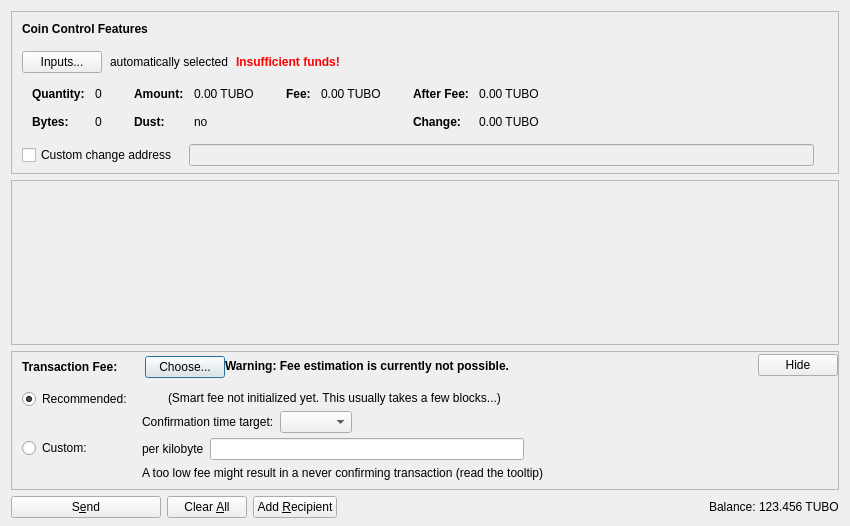
<?xml version="1.0" encoding="UTF-8"?>
<ui version="4.0">
 <class>SendCoinsDialog</class>
 <widget class="QDialog" name="SendCoinsDialog">
  <property name="geometry">
   <rect>
    <x>0</x>
    <y>0</y>
    <width>850</width>
    <height>526</height>
   </rect>
  </property>
  <property name="windowTitle">
   <string>Send Coins</string>
  </property>
  <layout class="QVBoxLayout" name="verticalLayout" stretch="0,1,0,0">
   <property name="bottomMargin">
    <number>8</number>
   </property>
   <item>
    <widget class="QFrame" name="frameCoinControl">
     <property name="sizePolicy">
      <sizepolicy hsizetype="Expanding" vsizetype="Expanding">
       <horstretch>0</horstretch>
       <verstretch>0</verstretch>
      </sizepolicy>
     </property>
     <property name="maximumSize">
      <size>
       <width>16777215</width>
       <height>16777215</height>
      </size>
     </property>
     <property name="frameShape">
      <enum>QFrame::StyledPanel</enum>
     </property>
     <property name="frameShadow">
      <enum>QFrame::Sunken</enum>
     </property>
     <layout class="QVBoxLayout" name="verticalLayoutCoinControl2">
      <property name="spacing">
       <number>0</number>
      </property>
      <property name="leftMargin">
       <number>0</number>
      </property>
      <property name="topMargin">
       <number>0</number>
      </property>
      <property name="rightMargin">
       <number>0</number>
      </property>
      <property name="bottomMargin">
       <number>6</number>
      </property>
      <item>
       <layout class="QVBoxLayout" name="verticalLayoutCoinControl" stretch="0,0,0,0,1">
        <property name="spacing">
         <number>0</number>
        </property>
        <property name="leftMargin">
         <number>10</number>
        </property>
        <property name="topMargin">
         <number>10</number>
        </property>
        <item>
         <layout class="QHBoxLayout" name="horizontalLayoutCoinControl1">
          <property name="bottomMargin">
           <number>15</number>
          </property>
          <item>
           <widget class="QLabel" name="labelCoinControlFeatures">
            <property name="sizePolicy">
             <sizepolicy hsizetype="Preferred" vsizetype="Maximum">
              <horstretch>0</horstretch>
              <verstretch>0</verstretch>
             </sizepolicy>
            </property>
            <property name="font">
             <font>
              <weight>75</weight>
              <bold>true</bold>
             </font>
            </property>
            <property name="styleSheet">
             <string notr="true">font-weight:bold;</string>
            </property>
            <property name="text">
             <string>Coin Control Features</string>
            </property>
           </widget>
          </item>
         </layout>
        </item>
        <item>
         <layout class="QHBoxLayout" name="horizontalLayoutCoinControl2" stretch="0,0,0,0">
          <property name="spacing">
           <number>8</number>
          </property>
          <property name="bottomMargin">
           <number>10</number>
          </property>
          <item>
           <widget class="QPushButton" name="pushButtonCoinControl">
            <property name="styleSheet">
             <string notr="true"/>
            </property>
            <property name="text">
             <string>Inputs...</string>
            </property>
            <property name="autoDefault">
             <bool>false</bool>
            </property>
           </widget>
          </item>
          <item>
           <widget class="QLabel" name="labelCoinControlAutomaticallySelected">
            <property name="text">
             <string>automatically selected</string>
            </property>
            <property name="margin">
             <number>5</number>
            </property>
           </widget>
          </item>
          <item>
           <widget class="QLabel" name="labelCoinControlInsuffFunds">
            <property name="font">
             <font>
              <weight>75</weight>
              <bold>true</bold>
             </font>
            </property>
            <property name="styleSheet">
             <string notr="true">color:red;font-weight:bold;</string>
            </property>
            <property name="text">
             <string>Insufficient funds!</string>
            </property>
            <property name="margin">
             <number>5</number>
            </property>
           </widget>
          </item>
          <item>
           <spacer name="horizontalSpacerCoinControl">
            <property name="orientation">
             <enum>Qt::Horizontal</enum>
            </property>
            <property name="sizeHint" stdset="0">
             <size>
              <width>40</width>
              <height>1</height>
             </size>
            </property>
           </spacer>
          </item>
         </layout>
        </item>
        <item>
         <widget class="QWidget" name="widgetCoinControl" native="true">
          <property name="sizePolicy">
           <sizepolicy hsizetype="Preferred" vsizetype="Preferred">
            <horstretch>0</horstretch>
            <verstretch>0</verstretch>
           </sizepolicy>
          </property>
          <property name="minimumSize">
           <size>
            <width>0</width>
            <height>0</height>
           </size>
          </property>
          <property name="styleSheet">
           <string notr="true"/>
          </property>
          <layout class="QHBoxLayout" name="horizontalLayoutCoinControl5">
           <property name="leftMargin">
            <number>0</number>
           </property>
           <property name="topMargin">
            <number>0</number>
           </property>
           <property name="rightMargin">
            <number>0</number>
           </property>
           <property name="bottomMargin">
            <number>0</number>
           </property>
           <item>
            <layout class="QHBoxLayout" name="horizontalLayoutCoinControl3" stretch="0,0,0,1">
             <property name="spacing">
              <number>20</number>
             </property>
             <property name="topMargin">
              <number>0</number>
             </property>
             <property name="bottomMargin">
              <number>10</number>
             </property>
             <item>
              <layout class="QFormLayout" name="formLayoutCoinControl1">
               <property name="horizontalSpacing">
                <number>10</number>
               </property>
               <property name="verticalSpacing">
                <number>14</number>
               </property>
               <property name="leftMargin">
                <number>10</number>
               </property>
               <property name="topMargin">
                <number>4</number>
               </property>
               <property name="rightMargin">
                <number>6</number>
               </property>
               <item row="0" column="0">
                <widget class="QLabel" name="labelCoinControlQuantityText">
                 <property name="font">
                  <font>
                   <weight>75</weight>
                   <bold>true</bold>
                  </font>
                 </property>
                 <property name="text">
                  <string>Quantity:</string>
                 </property>
                 <property name="margin">
                  <number>0</number>
                 </property>
                </widget>
               </item>
               <item row="0" column="1">
                <widget class="QLabel" name="labelCoinControlQuantity">
                 <property name="cursor">
                  <cursorShape>IBeamCursor</cursorShape>
                 </property>
                 <property name="contextMenuPolicy">
                  <enum>Qt::ActionsContextMenu</enum>
                 </property>
                 <property name="text">
                  <string notr="true">0</string>
                 </property>
                 <property name="margin">
                  <number>0</number>
                 </property>
                 <property name="textInteractionFlags">
                  <set>Qt::LinksAccessibleByMouse|Qt::TextSelectableByKeyboard|Qt::TextSelectableByMouse</set>
                 </property>
                </widget>
               </item>
               <item row="1" column="0">
                <widget class="QLabel" name="labelCoinControlBytesText">
                 <property name="font">
                  <font>
                   <weight>75</weight>
                   <bold>true</bold>
                  </font>
                 </property>
                 <property name="text">
                  <string>Bytes:</string>
                 </property>
                </widget>
               </item>
               <item row="1" column="1">
                <widget class="QLabel" name="labelCoinControlBytes">
                 <property name="cursor">
                  <cursorShape>IBeamCursor</cursorShape>
                 </property>
                 <property name="contextMenuPolicy">
                  <enum>Qt::ActionsContextMenu</enum>
                 </property>
                 <property name="text">
                  <string notr="true">0</string>
                 </property>
                 <property name="textInteractionFlags">
                  <set>Qt::LinksAccessibleByMouse|Qt::TextSelectableByKeyboard|Qt::TextSelectableByMouse</set>
                 </property>
                </widget>
               </item>
              </layout>
             </item>
             <item>
              <layout class="QFormLayout" name="formLayoutCoinControl2">
               <property name="horizontalSpacing">
                <number>10</number>
               </property>
               <property name="verticalSpacing">
                <number>14</number>
               </property>
               <property name="leftMargin">
                <number>6</number>
               </property>
               <property name="topMargin">
                <number>4</number>
               </property>
               <property name="rightMargin">
                <number>6</number>
               </property>
               <item row="0" column="0">
                <widget class="QLabel" name="labelCoinControlAmountText">
                 <property name="font">
                  <font>
                   <weight>75</weight>
                   <bold>true</bold>
                  </font>
                 </property>
                 <property name="text">
                  <string>Amount:</string>
                 </property>
                 <property name="margin">
                  <number>0</number>
                 </property>
                </widget>
               </item>
               <item row="0" column="1">
                <widget class="QLabel" name="labelCoinControlAmount">
                 <property name="cursor">
                  <cursorShape>IBeamCursor</cursorShape>
                 </property>
                 <property name="contextMenuPolicy">
                  <enum>Qt::ActionsContextMenu</enum>
                 </property>
                 <property name="text">
                  <string notr="true">0.00 TUBO</string>
                 </property>
                 <property name="textInteractionFlags">
                  <set>Qt::LinksAccessibleByMouse|Qt::TextSelectableByKeyboard|Qt::TextSelectableByMouse</set>
                 </property>
                </widget>
               </item>
               <item row="1" column="0">
                <widget class="QLabel" name="labelCoinControlLowOutputText">
                 <property name="font">
                  <font>
                   <weight>75</weight>
                   <bold>true</bold>
                  </font>
                 </property>
                 <property name="text">
                  <string>Dust:</string>
                 </property>
                </widget>
               </item>
               <item row="1" column="1">
                <widget class="QLabel" name="labelCoinControlLowOutput">
                 <property name="cursor">
                  <cursorShape>IBeamCursor</cursorShape>
                 </property>
                 <property name="contextMenuPolicy">
                  <enum>Qt::ActionsContextMenu</enum>
                 </property>
                 <property name="text">
                  <string notr="true">no</string>
                 </property>
                 <property name="textInteractionFlags">
                  <set>Qt::LinksAccessibleByMouse|Qt::TextSelectableByKeyboard|Qt::TextSelectableByMouse</set>
                 </property>
                </widget>
               </item>
              </layout>
             </item>
             <item>
              <layout class="QFormLayout" name="formLayoutCoinControl3">
               <property name="horizontalSpacing">
                <number>10</number>
               </property>
               <property name="verticalSpacing">
                <number>14</number>
               </property>
               <property name="leftMargin">
                <number>6</number>
               </property>
               <property name="topMargin">
                <number>4</number>
               </property>
               <property name="rightMargin">
                <number>6</number>
               </property>
               <item row="0" column="0">
                <widget class="QLabel" name="labelCoinControlFeeText">
                 <property name="font">
                  <font>
                   <weight>75</weight>
                   <bold>true</bold>
                  </font>
                 </property>
                 <property name="text">
                  <string>Fee:</string>
                 </property>
                 <property name="margin">
                  <number>0</number>
                 </property>
                </widget>
               </item>
               <item row="0" column="1">
                <widget class="QLabel" name="labelCoinControlFee">
                 <property name="cursor">
                  <cursorShape>IBeamCursor</cursorShape>
                 </property>
                 <property name="contextMenuPolicy">
                  <enum>Qt::ActionsContextMenu</enum>
                 </property>
                 <property name="text">
                  <string notr="true">0.00 TUBO</string>
                 </property>
                 <property name="textInteractionFlags">
                  <set>Qt::LinksAccessibleByMouse|Qt::TextSelectableByKeyboard|Qt::TextSelectableByMouse</set>
                 </property>
                </widget>
               </item>
              </layout>
             </item>
             <item>
              <layout class="QFormLayout" name="formLayoutCoinControl4">
               <property name="horizontalSpacing">
                <number>10</number>
               </property>
               <property name="verticalSpacing">
                <number>14</number>
               </property>
               <property name="leftMargin">
                <number>6</number>
               </property>
               <property name="topMargin">
                <number>4</number>
               </property>
               <property name="rightMargin">
                <number>6</number>
               </property>
               <item row="0" column="0">
                <widget class="QLabel" name="labelCoinControlAfterFeeText">
                 <property name="font">
                  <font>
                   <weight>75</weight>
                   <bold>true</bold>
                  </font>
                 </property>
                 <property name="text">
                  <string>After Fee:</string>
                 </property>
                 <property name="margin">
                  <number>0</number>
                 </property>
                </widget>
               </item>
               <item row="0" column="1">
                <widget class="QLabel" name="labelCoinControlAfterFee">
                 <property name="cursor">
                  <cursorShape>IBeamCursor</cursorShape>
                 </property>
                 <property name="contextMenuPolicy">
                  <enum>Qt::ActionsContextMenu</enum>
                 </property>
                 <property name="text">
                  <string notr="true">0.00 TUBO</string>
                 </property>
                 <property name="textInteractionFlags">
                  <set>Qt::LinksAccessibleByMouse|Qt::TextSelectableByKeyboard|Qt::TextSelectableByMouse</set>
                 </property>
                </widget>
               </item>
               <item row="1" column="0">
                <widget class="QLabel" name="labelCoinControlChangeText">
                 <property name="font">
                  <font>
                   <weight>75</weight>
                   <bold>true</bold>
                  </font>
                 </property>
                 <property name="text">
                  <string>Change:</string>
                 </property>
                </widget>
               </item>
               <item row="1" column="1">
                <widget class="QLabel" name="labelCoinControlChange">
                 <property name="cursor">
                  <cursorShape>IBeamCursor</cursorShape>
                 </property>
                 <property name="contextMenuPolicy">
                  <enum>Qt::ActionsContextMenu</enum>
                 </property>
                 <property name="text">
                  <string notr="true">0.00 TUBO</string>
                 </property>
                 <property name="textInteractionFlags">
                  <set>Qt::LinksAccessibleByMouse|Qt::TextSelectableByKeyboard|Qt::TextSelectableByMouse</set>
                 </property>
                </widget>
               </item>
              </layout>
             </item>
            </layout>
           </item>
          </layout>
         </widget>
        </item>
        <item>
         <layout class="QHBoxLayout" name="horizontalLayoutCoinControl4" stretch="0,0,0">
          <property name="spacing">
           <number>12</number>
          </property>
          <property name="sizeConstraint">
           <enum>QLayout::SetDefaultConstraint</enum>
          </property>
          <property name="topMargin">
           <number>5</number>
          </property>
          <property name="rightMargin">
           <number>5</number>
          </property>
          <item>
           <widget class="QCheckBox" name="checkBoxCoinControlChange">
            <property name="toolTip">
             <string>If this is activated, but the change address is empty or invalid, change will be sent to a newly generated address.</string>
            </property>
            <property name="text">
             <string>Custom change address</string>
            </property>
           </widget>
          </item>
          <item>
           <widget class="QValidatedLineEdit" name="lineEditCoinControlChange">
            <property name="enabled">
             <bool>false</bool>
            </property>
            <property name="sizePolicy">
             <sizepolicy hsizetype="Expanding" vsizetype="Fixed">
              <horstretch>0</horstretch>
              <verstretch>0</verstretch>
             </sizepolicy>
            </property>
           </widget>
          </item>
          <item>
           <widget class="QLabel" name="labelCoinControlChangeLabel">
            <property name="sizePolicy">
             <sizepolicy hsizetype="Preferred" vsizetype="Expanding">
              <horstretch>0</horstretch>
              <verstretch>0</verstretch>
             </sizepolicy>
            </property>
            <property name="minimumSize">
             <size>
              <width>0</width>
              <height>0</height>
             </size>
            </property>
            <property name="text">
             <string/>
            </property>
            <property name="margin">
             <number>3</number>
            </property>
           </widget>
          </item>
         </layout>
        </item>
        <item>
         <spacer name="verticalSpacerCoinControl">
          <property name="orientation">
           <enum>Qt::Vertical</enum>
          </property>
          <property name="sizeHint" stdset="0">
           <size>
            <width>800</width>
            <height>1</height>
           </size>
          </property>
         </spacer>
        </item>
       </layout>
      </item>
     </layout>
    </widget>
   </item>
   <item>
    <widget class="QScrollArea" name="scrollArea">
     <property name="widgetResizable">
      <bool>true</bool>
     </property>
     <widget class="QWidget" name="scrollAreaWidgetContents">
      <property name="geometry">
       <rect>
        <x>0</x>
        <y>0</y>
        <width>830</width>
        <height>104</height>
       </rect>
      </property>
      <layout class="QVBoxLayout" name="verticalLayout_2" stretch="0,1">
       <property name="leftMargin">
        <number>0</number>
       </property>
       <property name="topMargin">
        <number>0</number>
       </property>
       <property name="rightMargin">
        <number>0</number>
       </property>
       <property name="bottomMargin">
        <number>0</number>
       </property>
       <item>
        <layout class="QVBoxLayout" name="entries">
         <property name="spacing">
          <number>6</number>
         </property>
        </layout>
       </item>
       <item>
        <spacer name="verticalSpacer">
         <property name="orientation">
          <enum>Qt::Vertical</enum>
         </property>
         <property name="sizeHint" stdset="0">
          <size>
           <width>20</width>
           <height>40</height>
          </size>
         </property>
        </spacer>
       </item>
      </layout>
     </widget>
    </widget>
   </item>
   <item>
    <widget class="QFrame" name="frameFee">
     <property name="sizePolicy">
      <sizepolicy hsizetype="Expanding" vsizetype="Expanding">
       <horstretch>0</horstretch>
       <verstretch>0</verstretch>
      </sizepolicy>
     </property>
     <property name="maximumSize">
      <size>
       <width>16777215</width>
       <height>16777215</height>
      </size>
     </property>
     <property name="frameShape">
      <enum>QFrame::StyledPanel</enum>
     </property>
     <property name="frameShadow">
      <enum>QFrame::Sunken</enum>
     </property>
     <layout class="QVBoxLayout" name="verticalLayoutFee1">
      <property name="spacing">
       <number>0</number>
      </property>
      <property name="leftMargin">
       <number>0</number>
      </property>
      <property name="topMargin">
       <number>0</number>
      </property>
      <property name="rightMargin">
       <number>0</number>
      </property>
      <property name="bottomMargin">
       <number>0</number>
      </property>
      <item>
       <layout class="QVBoxLayout" name="verticalLayoutFee2" stretch="0,0,0">
        <property name="spacing">
         <number>0</number>
        </property>
        <property name="leftMargin">
         <number>10</number>
        </property>
        <property name="topMargin">
         <number>0</number>
        </property>
        <item>
         <layout class="QHBoxLayout" name="horizontalLayoutFee1">
          <property name="bottomMargin">
           <number>0</number>
          </property>
          <item>
           <layout class="QVBoxLayout" name="verticalLayoutFee7">
            <property name="spacing">
             <number>0</number>
            </property>
            <item>
             <spacer name="verticalSpacerSmartFee">
              <property name="orientation">
               <enum>Qt::Vertical</enum>
              </property>
              <property name="sizeType">
               <enum>QSizePolicy::Fixed</enum>
              </property>
              <property name="sizeHint" stdset="0">
               <size>
                <width>1</width>
                <height>4</height>
               </size>
              </property>
             </spacer>
            </item>
            <item>
             <layout class="QHBoxLayout" name="horizontalLayoutSmartFee">
              <property name="spacing">
               <number>10</number>
              </property>
              <item>
               <widget class="QLabel" name="labelFeeHeadline">
                <property name="sizePolicy">
                 <sizepolicy hsizetype="Preferred" vsizetype="Maximum">
                  <horstretch>0</horstretch>
                  <verstretch>0</verstretch>
                 </sizepolicy>
                </property>
                <property name="font">
                 <font>
                  <weight>75</weight>
                  <bold>true</bold>
                 </font>
                </property>
                <property name="styleSheet">
                 <string notr="true">font-weight:bold;</string>
                </property>
                <property name="text">
                 <string>Transaction Fee:</string>
                </property>
               </widget>
              </item>
              <item>
               <widget class="QLabel" name="labelFeeMinimized">
                <property name="text">
                 <string/>
                </property>
               </widget>
              </item>
              <item>
               <widget class="QPushButton" name="buttonChooseFee">
                <property name="text">
                 <string>Choose...</string>
                </property>
               </widget>
              </item>
             </layout>
            </item>
            <item>
             <spacer name="verticalSpacer_5">
              <property name="orientation">
               <enum>Qt::Vertical</enum>
              </property>
              <property name="sizeHint" stdset="0">
               <size>
                <width>1</width>
                <height>1</height>
               </size>
              </property>
             </spacer>
            </item>
           </layout>
          </item>
          <item>
           <widget class="QLabel" name="fallbackFeeWarningLabel">
            <property name="toolTip">
             <string>Using the fallbackfee can result in sending a transaction that will take several hours or days (or never) to confirm. Consider choosing your fee manually or wait until you have validated the complete chain.</string>
            </property>
            <property name="font">
            <font>
                <weight>75</weight>
                <bold>true</bold>
            </font>
            </property>
            <property name="text">
             <string>Warning: Fee estimation is currently not possible.</string>
            </property>
            <property name="wordWrap">
             <bool>false</bool>
            </property>
           </widget>
          </item>
          <item>
           <spacer name="horizontalSpacer_4">
            <property name="orientation">
             <enum>Qt::Horizontal</enum>
            </property>
            <property name="sizeType">
             <enum>QSizePolicy::MinimumExpanding</enum>
            </property>
            <property name="sizeHint" stdset="0">
             <size>
              <width>40</width>
              <height>20</height>
             </size>
            </property>
           </spacer>
          </item>
          <item>
           <widget class="QPushButton" name="buttonMinimizeFee">
            <property name="toolTip">
             <string>collapse fee-settings</string>
            </property>
            <property name="text">
             <string>Hide</string>
            </property>
           </widget>
          </item>
         </layout>
        </item>
        <item>
         <widget class="QFrame" name="frameFeeSelection">
          <layout class="QVBoxLayout" name="verticalLayoutFee12">
           <property name="spacing">
            <number>0</number>
           </property>
           <property name="leftMargin">
            <number>0</number>
           </property>
           <property name="topMargin">
            <number>0</number>
           </property>
           <property name="rightMargin">
            <number>0</number>
           </property>
           <property name="bottomMargin">
            <number>0</number>
           </property>
           <item>
            <layout class="QGridLayout" name="gridLayoutFee">
             <property name="topMargin">
              <number>10</number>
             </property>
             <property name="bottomMargin">
              <number>4</number>
             </property>
             <property name="horizontalSpacing">
              <number>10</number>
             </property>
             <property name="verticalSpacing">
              <number>4</number>
             </property>
             <item row="1" column="1">
              <layout class="QVBoxLayout" name="verticalLayoutFee8">
               <property name="spacing">
                <number>6</number>
               </property>
               <item>
                <layout class="QHBoxLayout" name="horizontalLayoutFee13">
                 <item>
                  <widget class="QLabel" name="labelCustomPerKilobyte">
                   <property name="toolTip">
                    <string>Specify a custom fee per kB (1,000 bytes) of the transaction's virtual size.

Note:  Since the fee is calculated on a per-byte basis, a fee of "100 satoshis per kB" for a transaction size of 500 bytes (half of 1 kB) would ultimately yield a fee of only 50 satoshis.</string>
                   </property>
                   <property name="text">
                    <string>per kilobyte</string>
                   </property>
                  </widget>
                 </item>
                 <item>
                  <widget class="BitcoinAmountField" name="customFee"/>
                 </item>
                 <item>
                  <spacer name="horizontalSpacer_6">
                   <property name="orientation">
                    <enum>Qt::Horizontal</enum>
                   </property>
                   <property name="sizeHint" stdset="0">
                    <size>
                     <width>1</width>
                     <height>1</height>
                    </size>
                   </property>
                  </spacer>
                 </item>
                </layout>
               </item>
               <item>
                <layout class="QHBoxLayout" name="horizontalLayoutFee8">
                 <item>
                  <widget class="QLabel" name="labelCustomFeeWarning">
                   <property name="enabled">
                    <bool>true</bool>
                   </property>
                   <property name="toolTip">
                    <string>When there is less transaction volume than space in the blocks, miners as well as relaying nodes may enforce a minimum fee. Paying only this minimum fee is just fine, but be aware that this can result in a never confirming transaction once there is more demand for tubopay transactions than the network can process.</string>
                   </property>
                   <property name="text">
                    <string>A too low fee might result in a never confirming transaction (read the tooltip)</string>
                   </property>
                  </widget>
                 </item>
                 <item>
                  <spacer name="horizontalSpacer_2">
                   <property name="orientation">
                    <enum>Qt::Horizontal</enum>
                   </property>
                   <property name="sizeHint" stdset="0">
                    <size>
                     <width>1</width>
                     <height>1</height>
                    </size>
                   </property>
                  </spacer>
                 </item>
                </layout>
               </item>
              </layout>
             </item>
             <item row="0" column="0">
              <layout class="QVBoxLayout" name="verticalLayoutFee4" stretch="0,1">
               <item>
                <widget class="QRadioButton" name="radioSmartFee">
                 <property name="text">
                  <string>Recommended:</string>
                 </property>
                 <property name="checked">
                  <bool>true</bool>
                 </property>
                 <attribute name="buttonGroup">
                  <string notr="true">groupFee</string>
                 </attribute>
                </widget>
               </item>
               <item>
                <spacer name="verticalSpacer_2">
                 <property name="orientation">
                  <enum>Qt::Vertical</enum>
                 </property>
                 <property name="sizeHint" stdset="0">
                  <size>
                   <width>1</width>
                   <height>1</height>
                  </size>
                 </property>
                </spacer>
               </item>
              </layout>
             </item>
             <item row="1" column="0">
              <layout class="QVBoxLayout" name="verticalLayoutFee9" stretch="0,1">
               <item>
                <widget class="QRadioButton" name="radioCustomFee">
                 <property name="text">
                  <string>Custom:</string>
                 </property>
                 <attribute name="buttonGroup">
                  <string notr="true">groupFee</string>
                 </attribute>
                </widget>
               </item>
               <item>
                <spacer name="verticalSpacer_6">
                 <property name="orientation">
                  <enum>Qt::Vertical</enum>
                 </property>
                 <property name="sizeHint" stdset="0">
                  <size>
                   <width>1</width>
                   <height>1</height>
                  </size>
                 </property>
                </spacer>
               </item>
              </layout>
             </item>
             <item row="0" column="1">
              <layout class="QVBoxLayout" name="verticalLayoutFee3" stretch="0,0,1">
               <property name="spacing">
                <number>6</number>
               </property>
               <property name="topMargin">
                <number>2</number>
               </property>
               <item>
                <layout class="QHBoxLayout" name="horizontalLayoutFee12">
                 <item>
                  <widget class="QLabel" name="labelSmartFee">
                   <property name="text">
                    <string/>
                   </property>
                  </widget>
                 </item>
                 <item>
                  <widget class="QLabel" name="labelFeeEstimation">
                   <property name="text">
                    <string/>
                   </property>
                  </widget>
                 </item>
                 <item>
                  <widget class="QLabel" name="labelSmartFee2">
                   <property name="text">
                    <string>(Smart fee not initialized yet. This usually takes a few blocks...)</string>
                   </property>
                  </widget>
                 </item>
                 <item>
                  <spacer name="horizontalSpacer_5">
                   <property name="orientation">
                    <enum>Qt::Horizontal</enum>
                   </property>
                   <property name="sizeHint" stdset="0">
                    <size>
                     <width>1</width>
                     <height>1</height>
                    </size>
                   </property>
                  </spacer>
                 </item>
                </layout>
               </item>
               <item>
                <layout class="QHBoxLayout" name="horizontalLayoutFee9">
                 <item>
                  <layout class="QVBoxLayout" name="verticalLayoutFee6">
                   <item>
                    <widget class="QLabel" name="labelSmartFee3">
                     <property name="text">
                      <string>Confirmation time target:</string>
                     </property>
                    </widget>
                   </item>
                  </layout>
                 </item>
                 <item>
                  <layout class="QVBoxLayout" name="verticalLayoutFee5">
                   <property name="rightMargin">
                    <number>30</number>
                   </property>
                   <item>
                    <layout class="QHBoxLayout" name="horizontalLayoutConfTarget">
                     <property name="bottomMargin">
                      <number>0</number>
                     </property>
                     <item>
                      <widget class="QComboBox" name="confTargetSelector"/>
                     </item>
                     <item>
                      <spacer name="horizontalSpacerConfTarget">
                       <property name="orientation">
                        <enum>Qt::Horizontal</enum>
                       </property>
                       <property name="sizeHint" stdset="0">
                        <size>
                         <width>40</width>
                         <height>20</height>
                        </size>
                       </property>
                      </spacer>
                     </item>
                    </layout>
                   </item>
                  </layout>
                 </item>
                </layout>
               </item>
               <item>
                <spacer name="verticalSpacer_4">
                 <property name="orientation">
                  <enum>Qt::Vertical</enum>
                 </property>
                 <property name="sizeHint" stdset="0">
                  <size>
                   <width>1</width>
                   <height>1</height>
                  </size>
                 </property>
                </spacer>
               </item>
              </layout>
             </item>
            </layout>
           </item>
          </layout>
         </widget>
        </item>
        <item>
         <spacer name="verticalSpacerFee">
          <property name="orientation">
           <enum>Qt::Vertical</enum>
          </property>
          <property name="sizeHint" stdset="0">
           <size>
            <width>40</width>
            <height>5</height>
           </size>
          </property>
         </spacer>
        </item>
       </layout>
      </item>
     </layout>
    </widget>
   </item>
   <item>
    <layout class="QHBoxLayout" name="horizontalLayout">
     <item>
      <widget class="QPushButton" name="sendButton">
       <property name="minimumSize">
        <size>
         <width>150</width>
         <height>0</height>
        </size>
       </property>
       <property name="toolTip">
        <string>Confirm the send action</string>
       </property>
       <property name="text">
        <string>S&amp;end</string>
       </property>
       <property name="icon">
        <iconset resource="../bitcoin.qrc">
         <normaloff>:/icons/send</normaloff>:/icons/send</iconset>
       </property>
       <property name="autoDefault">
        <bool>false</bool>
       </property>
       <property name="default">
        <bool>false</bool>
       </property>
      </widget>
     </item>
     <item>
      <widget class="QPushButton" name="clearButton">
       <property name="sizePolicy">
        <sizepolicy hsizetype="Minimum" vsizetype="Fixed">
         <horstretch>0</horstretch>
         <verstretch>0</verstretch>
        </sizepolicy>
       </property>
       <property name="toolTip">
        <string>Clear all fields of the form.</string>
       </property>
       <property name="text">
        <string>Clear &amp;All</string>
       </property>
       <property name="icon">
        <iconset resource="../bitcoin.qrc">
         <normaloff>:/icons/remove</normaloff>:/icons/remove</iconset>
       </property>
       <property name="autoDefault">
        <bool>false</bool>
       </property>
      </widget>
     </item>
     <item>
      <widget class="QPushButton" name="addButton">
       <property name="toolTip">
        <string>Send to multiple recipients at once</string>
       </property>
       <property name="text">
        <string>Add &amp;Recipient</string>
       </property>
       <property name="icon">
        <iconset resource="../bitcoin.qrc">
         <normaloff>:/icons/add</normaloff>:/icons/add</iconset>
       </property>
       <property name="autoDefault">
        <bool>false</bool>
       </property>
      </widget>
     </item>
     <item>
      <spacer name="horizontalSpacer">
       <property name="orientation">
        <enum>Qt::Horizontal</enum>
       </property>
       <property name="sizeHint" stdset="0">
        <size>
         <width>40</width>
         <height>20</height>
        </size>
       </property>
      </spacer>
     </item>
     <item>
      <layout class="QHBoxLayout" name="horizontalLayout_2">
       <property name="spacing">
        <number>3</number>
       </property>
       <item>
        <widget class="QLabel" name="label">
         <property name="sizePolicy">
          <sizepolicy hsizetype="Preferred" vsizetype="Fixed">
           <horstretch>0</horstretch>
           <verstretch>0</verstretch>
          </sizepolicy>
         </property>
         <property name="text">
          <string>Balance:</string>
         </property>
        </widget>
       </item>
       <item>
        <widget class="QLabel" name="labelBalance">
         <property name="sizePolicy">
          <sizepolicy hsizetype="Preferred" vsizetype="Fixed">
           <horstretch>0</horstretch>
           <verstretch>0</verstretch>
          </sizepolicy>
         </property>
         <property name="cursor">
          <cursorShape>IBeamCursor</cursorShape>
         </property>
         <property name="text">
          <string notr="true">123.456 TUBO</string>
         </property>
         <property name="textInteractionFlags">
          <set>Qt::LinksAccessibleByMouse|Qt::TextSelectableByKeyboard|Qt::TextSelectableByMouse</set>
         </property>
        </widget>
       </item>
      </layout>
     </item>
    </layout>
   </item>
  </layout>
 </widget>
 <customwidgets>
  <customwidget>
   <class>QValidatedLineEdit</class>
   <extends>QLineEdit</extends>
   <header>qt/qvalidatedlineedit.h</header>
  </customwidget>
  <customwidget>
   <class>BitcoinAmountField</class>
   <extends>QLineEdit</extends>
   <header>qt/bitcoinamountfield.h</header>
   <container>1</container>
  </customwidget>
 </customwidgets>
 <resources>
  <include location="../bitcoin.qrc"/>
 </resources>
 <connections/>
 <buttongroups>
  <buttongroup name="groupFee"/>
 </buttongroups>
</ui>
